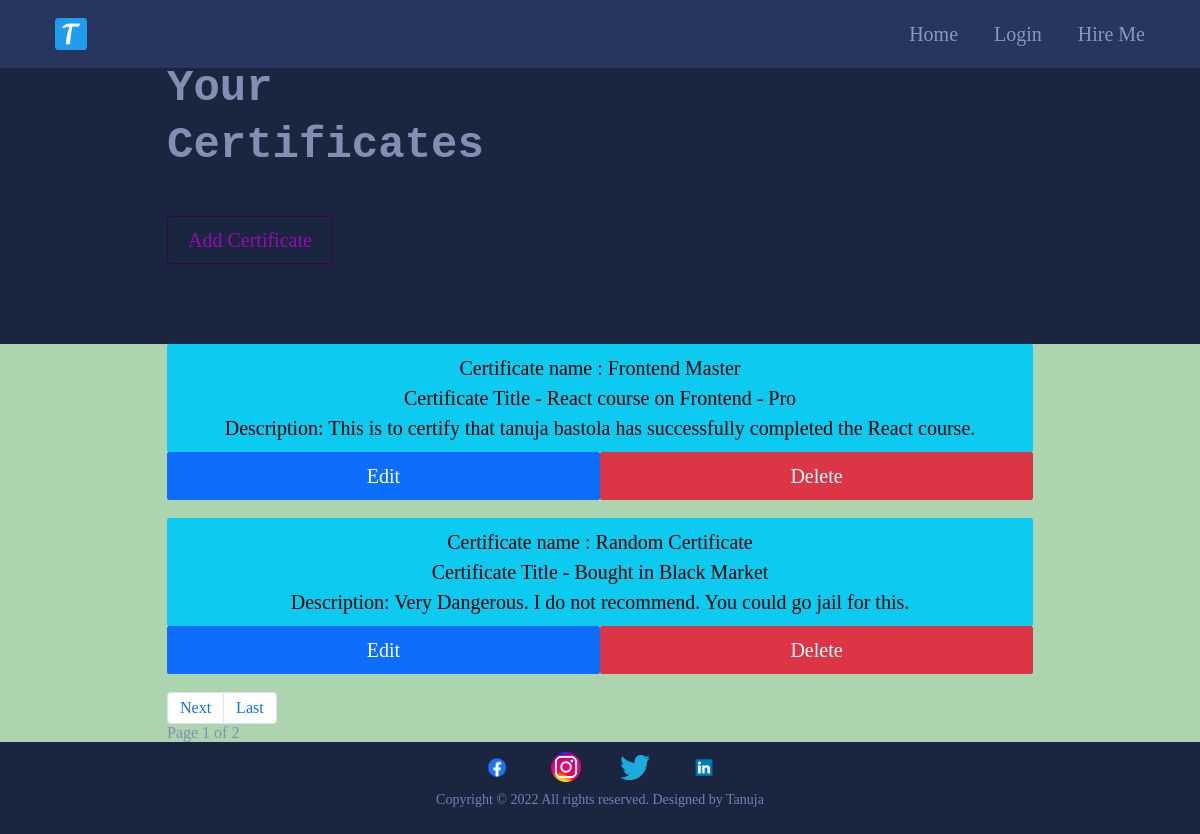
The app's page /allcertificates/, older data.
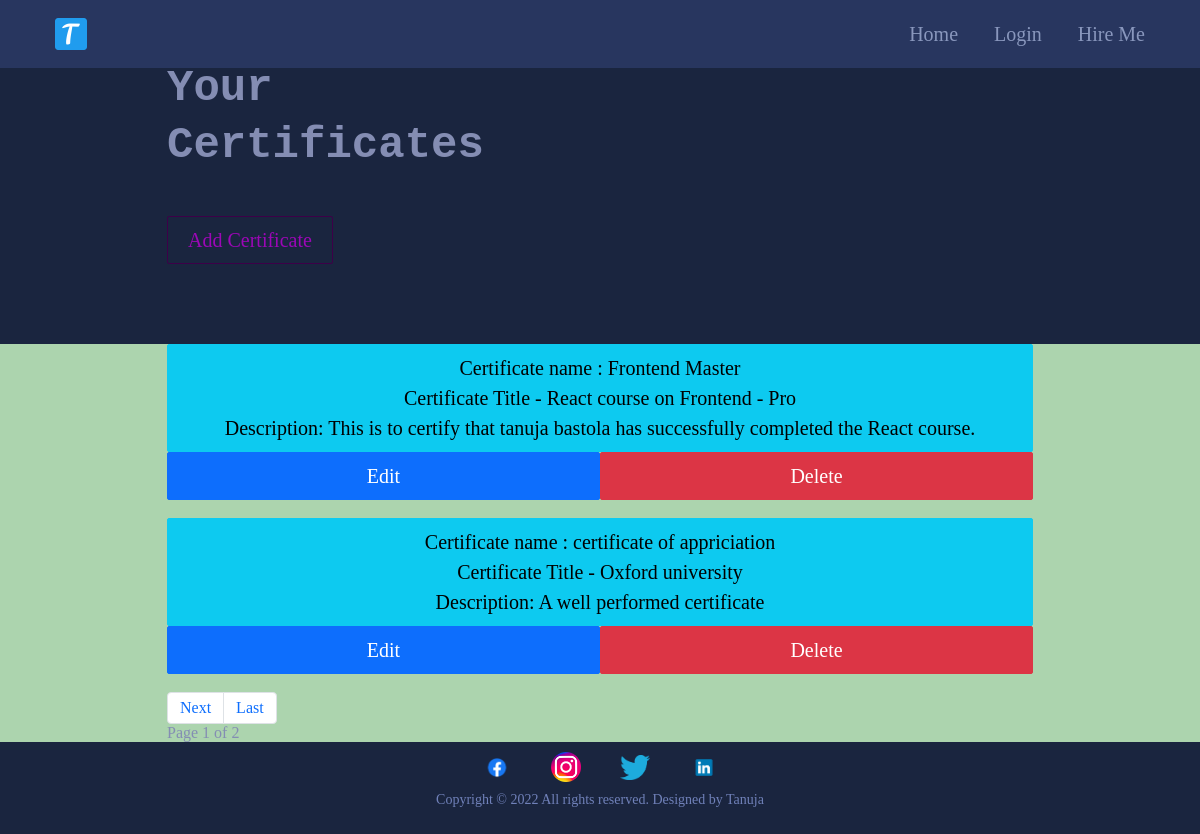
The same page, newer data.
### main/models.py (models this page shows, shortened)
class Certificate(models.Model):
    class Meta:
        verbose_name_plural = 'Certificates'
        verbose_name = 'Certificate'
    date = models.DateTimeField(blank=True, null=True)
    name = models.CharField(max_length=50, blank=True, null=True)
    title = models.CharField(max_length=200, blank=True, null=True)
    description = models.CharField(max_length=500, blank=True, null=True)
    is_active = models.BooleanField(default=True)

### main/views.py (the view)
# urls.py: path('allcertificates/',views.testView.as_view(),name="allcertificates"),
class testView(generic.ListView):
	model = Certificate
	template_name = "main/allcertificates.html"
	paginate_by =2

### cv/context_processors.py (called while the page is built)
def project_context(request):
	context = {
		'me': User.objects.first(),
	}
	return context

### main/templates/main/allcertificates.html (shortened to what this page needs)
{% extends 'main/base.html' %}
{% load static %}
{% block content %}
    <section>
      <div class="innerPageBannerCol">
        <div class="container">
          <div class="row g-4 g-md-3  align-items-center">
            <div class="col-md-6">
              <div class="bannerContent">
                <h1 class="xlTitle pb-md-3">Your Certificates</h1><br>
                <a href="{%url 'main:addcertificate'%}" class="btn btnOutline">Add Certificate</a>
              </div>
            </div>
          </div>
        </div>
      </div>
    </section>
    <section>
      <div class="lightBg">
        <div class="container">
          <ul>
                {% for item in object_list %}
                 <li><a href="" class="btn btn-info col col-12"> Certificate name : {{item.name}}
                   <br>
                   Certificate Title - {{item.title}}<br>
                   Description: {{item.description}}</a></li>
                   <li>
                    <div class="container">
                      <div class="row">
                    <a href="{%url 'main:updateCertificate' item.pk %}" class="btn btn-primary col col-6">Edit</a>
                    <a href="{%url 'main:deleteCertificate' item.pk %}" class="btn btn-danger col col-6">Delete</a>
                      </div>
                    </div>
                  </li>
                  <br>
                {%endfor%}
            </ul>
            <nav aria-label="Page navigation example">
              <ul class="pagination" >
                {%if page_obj.has_next%}
                  <li class="page-item"><a class="page-link" href="?page={{page_obj.next_page_number}}">Next</a></li>
                  <li class="page-item"><a class="page-link"href="?page={{page_obj.paginator.num_pages}}">Last</a></li>
                {%endif%}
              </ul>
              <div>
                Page {{page_obj.number }} of {{page_obj.paginator.num_pages}}
              </div>
              </nav>
        </div>
      </div>
    </section>
    {%endblock%}

Row changes from the older to the newer data that the page shows:
changed Certificate: name "Random Certificate" → "certificate of appriciation"; title "Bought in Black Market" → "Oxford university"; description "Very Dangerous. I do not recommend. You could go jail for this." → "A well performed certificate"
